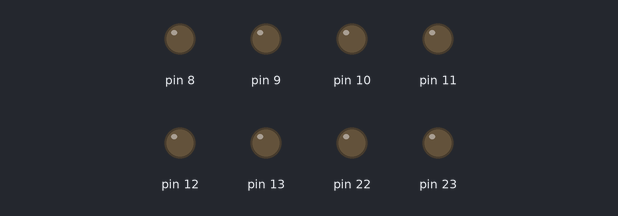
This sketch was run on a simulated Arduino Uno, built with avr-gcc and run on an emulated ATmega328P. Shown: output pins drawn as LEDs (lit = HIGH).

Above: at 0.16 s.
At 0.7 s:
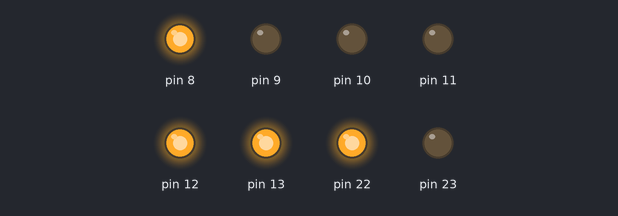
At 1.0 s:
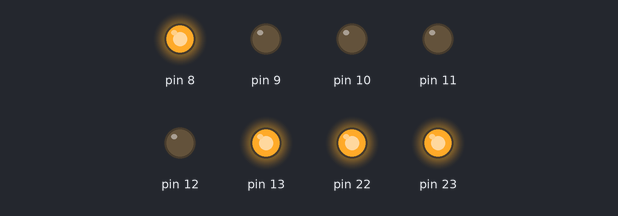
At 2.8 s:
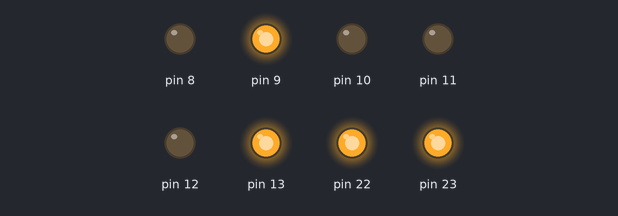
At 4.56 s:
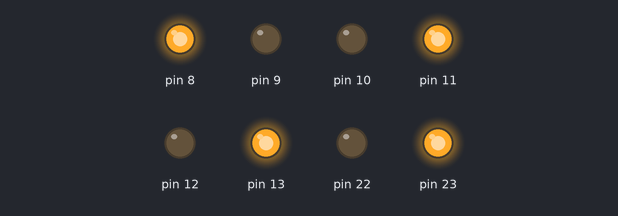
At 7.37 s:
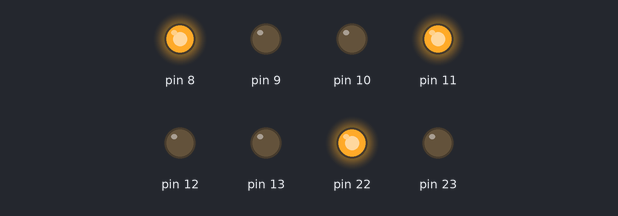
Timing chart, 0 to 7.7 s (numbered marks = the images above):
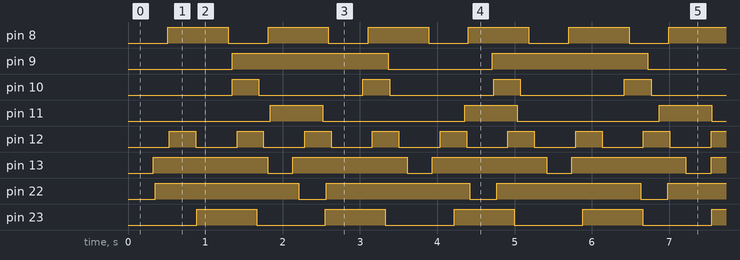

The sketch:

sketch_feb27e_example_9_using_millis.ino
```cpp
// Class to handle a non-blocking blinking LED connected to a specific pin of a port
class Blinky {
  private:
    unsigned char *port;       // Pointer to the port (address)
    unsigned int pin;          // Pin number on the port
    int OFF;                   // OFF time duration (ms)
    int ON;                    // ON time duration (ms)
    unsigned char *port_Dir;   // Pointer to the port direction register (DDR)
    unsigned long previousTime; // Stores the last time the LED state changed

  public:
    // Constructor: Initializes the port, pin, and ON/OFF times
    Blinky(unsigned char* port_number, unsigned int pin_Number, int ON_time, int OFF_time) {
      ON = ON_time;           // Set the ON time
      OFF = OFF_time;         // Set the OFF time
      port = port_number;     // Set the port address
      pin = pin_Number;       // Set the pin number

      // Determine the corresponding DDR (Data Direction Register) based on the port address
      if (port == (unsigned char*)0x25) {
        port_Dir = (unsigned char*)0x24;  // DDR for port 0x25
      } else if (port == (unsigned char*)0x28) {
        port_Dir = (unsigned char*)0x27;  // DDR for port 0x28
      } else {
        port_Dir = (unsigned char*)0x2A;  // Default DDR for other ports
      }

      // Set the entire port direction to output (0xFF)
      *port_Dir = 0xFF;

      previousTime = 0;  // Initialize previous time to 0
    }

    // Blink function: Turns the LED on and off using a non-blocking approach
    void Blink() {
      unsigned long currentTime = millis();  // Get the current time

      // Check if the LED is currently off
      if (((*port) & (1 << pin)) == 0) {
        // If enough time has passed, turn the LED on
        if (currentTime - previousTime >= OFF) {
          *port = (*port) | (1 << pin);  // Set the pin HIGH (turn on the LED)
          previousTime = currentTime;    // Update the previous time
        }
      } else {
        // If the LED is on, check if enough time has passed to turn it off
        if (currentTime - previousTime >= ON) {
          *port = (*port) & ~(1 << pin);  // Set the pin LOW (turn off the LED)
          previousTime = currentTime;     // Update the previous time
        }
      }
    }
};

// Example 9: Instantiating multiple Blinky objects for different pins on the same port
Blinky led1((unsigned char*)0x25, 0, 781, 515);  // LED on pin 0 of port 0x25
Blinky led2((unsigned char*)0x25, 1, 2014, 1348); // LED on pin 1 of port 0x25
Blinky led3((unsigned char*)0x25, 2, 343, 1348);  // LED on pin 2 of port 0x25
Blinky led4((unsigned char*)0x25, 3, 678, 1839);  // LED on pin 3 of port 0x25
Blinky led5((unsigned char*)0x25, 4, 342, 534);   // LED on pin 4 of port 0x25
Blinky led6((unsigned char*)0x25, 5, 1478, 326);  // LED on pin 5 of port 0x25
Blinky led7((unsigned char*)0x25, 6, 1859, 351);  // LED on pin 6 of port 0x25
Blinky led8((unsigned char*)0x25, 7, 777, 888);   // LED on pin 7 of port 0x25

// Setup function (currently empty, but can be used for initialization)
void setup() {
  // No setup needed in this case
}

// Main loop: Continuously blink all LEDs using the non-blocking approach
void loop() {
  led1.Blink();  // Blink LED1
  led2.Blink();  // Blink LED2
  led3.Blink();  // Blink LED3
  led4.Blink();  // Blink LED4
  led5.Blink();  // Blink LED5
  led6.Blink();  // Blink LED6
  led7.Blink();  // Blink LED7
  led8.Blink();  // Blink LED8
}
```

Measured:
- by itself, pin 8: alternates HIGH for 0.78 s and LOW for 0.52 s
- by itself, pin 9: alternates HIGH for 2.0 s and LOW for 1.3 s
- by itself, pin 10: alternates HIGH for 0.34 s and LOW for 1.3 s
- by itself, pin 11: alternates HIGH for 0.68 s and LOW for 1.8 s
- by itself, pin 12: alternates HIGH for 0.34 s and LOW for 0.53 s
- by itself, pin 13: alternates HIGH for 1.5 s and LOW for 0.33 s
- by itself, pin 22: alternates HIGH for 1.9 s and LOW for 0.35 s
- by itself, pin 23: alternates HIGH for 0.78 s and LOW for 0.89 s
